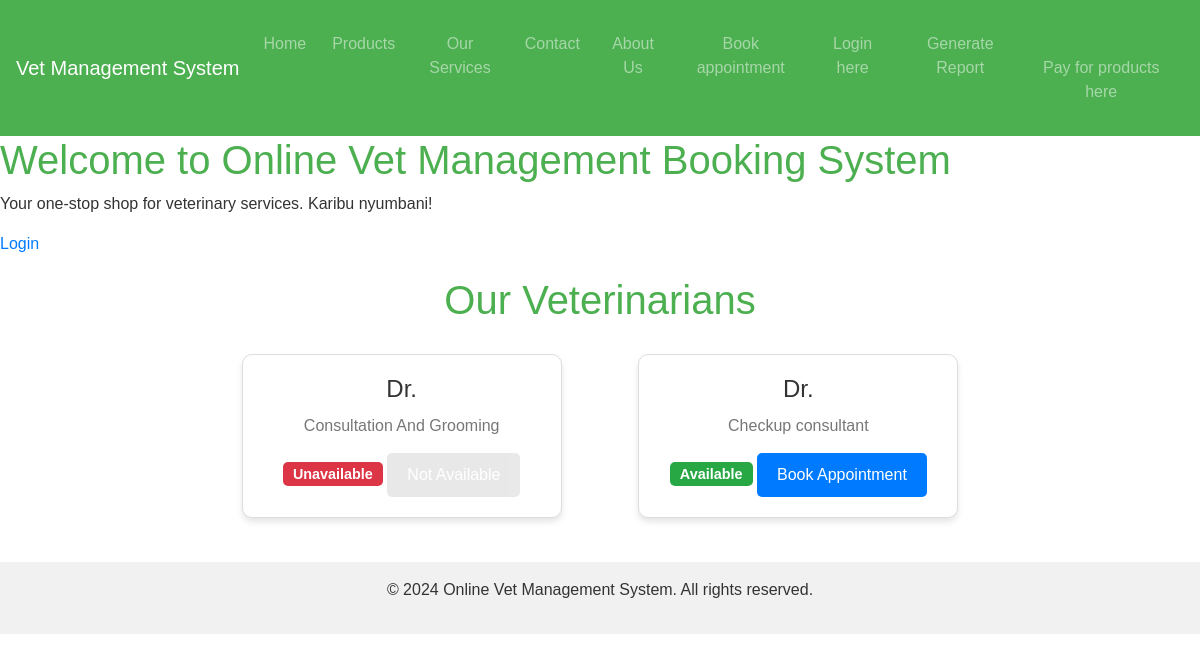
Screenshot of /vets/ with the database file from the repository.
### appointments/models.py (models this page shows, shortened)
class Vet(models.Model):
        user = models.OneToOneField(User, on_delete=models.CASCADE)
        specialty = models.CharField(max_length=100)
        is_available = models.BooleanField(default=True)
        bio = models.TextField(blank=True, null=True)

### appointments/views.py (the view)
# urls.py: path('vets/', views.vet_list, name='vet_list'),
def vet_list(request):
    vets = Vet.objects.all()
    return render(request, 'appointments/vet_list.html', {'vets': vets})

### appointments/templates/appointments/vet_list.html (shortened to what this page needs)
{% extends 'base.html' %}
{% block content %}
<div class="vet-list">
    <h2>Our Veterinarians</h2>
    <div class="row">
        {% for vet in vets %}
        <div class="col-md-4 vet-card">
            <div class="card mb-4">
                <div class="card-body">
                    <h5 class="card-title">Dr. {{ vet.user.first_name }} {{ vet.user.last_name }}</h5>
                    <p class="card-text">{{ vet.specialty }}</p>
                    {% if vet.is_available %}
                    <span class="badge bg-success">Available</span>
                    <a href="{% url 'appointments:book_with_vet' vet.id %}" class="btn btn-primary">Book Appointment</a>
                    {% else %}
                    <span class="badge bg-danger">Unavailable</span>
                    <button class="btn btn-secondary" disabled>Not Available</button>
                    {% endif %}
                </div>
            </div>
        </div>
        {% endfor %}
    </div>
</div>
{% endblock %}

### templates/base.html (style rules this page uses)
.btn-primary { background-color: #4CAF50; border-color: #4CAF50; }

### appointments/templates/appointments/vet_list.html (style rules this page uses)
.vet-list { max-width: 1200px; margin: 0 auto; padding: 20px; }
h2 { text-align: center; color: #4CAF50; margin-bottom: 30px; font-size: 2.5em; }
.row { display: flex; flex-wrap: wrap; gap: 20px; justify-content: center; }
.vet-card { flex: 0 0 calc(33.333% - 20px); display: flex; justify-content: center; }
.card { width: 100%; max-width: 320px; background-color: #ffffff; border: 1px solid #ddd; border-radius: 10px; box-shadow: 0 4px 6px rgba(0, 0, 0, 0.1); transition: transform 0.3s ease, box-shadow 0.3s ease; }
.card-body { padding: 20px; text-align: center; }
.card-title { font-size: 1.5em; margin-bottom: 10px; color: #333; }
.card-text { font-size: 1em; color: #777; margin-bottom: 15px; }
.badge { display: inline-block; padding: 5px 10px; border-radius: 5px; font-size: 0.9em; margin-bottom: 10px; }
.badge.bg-success { background-color: #4CAF50; color: #fff; }
.badge.bg-danger { background-color: #F44336; color: #fff; }
.btn { display: inline-block; padding: 10px 20px; font-size: 1em; border: none; border-radius: 5px; cursor: pointer; text-decoration: none; }
.btn-primary { background-color: #007BFF; color: #fff; }
.btn-secondary { background-color: #6C757D; color: #fff; }
.btn-secondary:disabled { background-color: #ddd; cursor: not-allowed; }

### rows the page displays
Vet: specialty "Consultation And Grooming", is_available "Unavailable"
Vet: specialty "Checkup consultant", is_available "Available"
